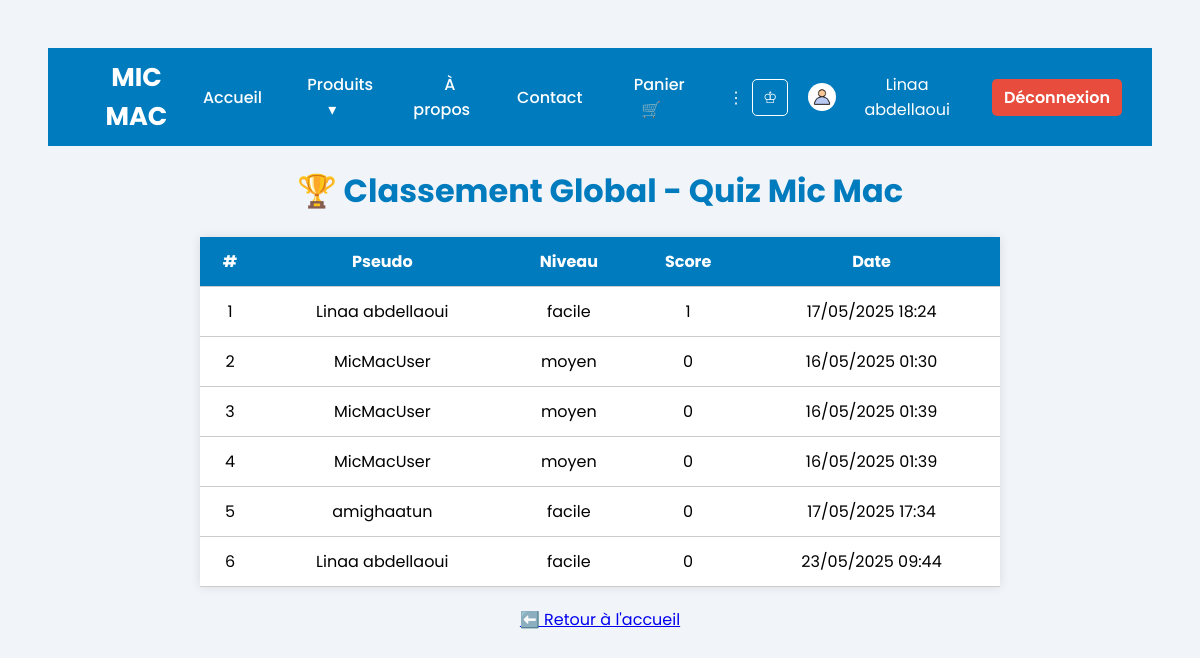
The app's page /classement.php (signed in) with its own data.
### tables this page shows
CREATE TABLE `scores` (
  `id` int(11) NOT NULL,
  `pseudo` varchar(100) NOT NULL,
  `score` int(11) NOT NULL,
  `niveau` enum('facile','moyen','expert') DEFAULT NULL,
  `date_joue` datetime DEFAULT current_timestamp()
);

### classement.php (the view, shortened to what this page needs)
<?php
require_once 'db/connexion.php';
require_once 'includes/header.php';
$stmt = $pdo->query("
    SELECT pseudo, niveau, score, date_joue
    FROM scores
    ORDER BY score DESC, date_joue ASC
    LIMIT 20
");
$classement = $stmt->fetchAll(PDO::FETCH_ASSOC);
?>
<!DOCTYPE html>
<html lang="fr">
<head>
</head>
<body>
  <h1>🏆 Classement Global - Quiz Mic Mac</h1>
  <table>
    <thead>
      <tr>
        <th>#</th>
        <th>Pseudo</th>
        <th>Niveau</th>
        <th>Score</th>
        <th>Date</th>
      </tr>
    </thead>
    <tbody>
      <?php foreach ($classement as $index => $entry): ?>
      <tr>
        <td><?= $index + 1 ?></td>
        <td><?= htmlspecialchars($entry['pseudo']) ?></td>
        <td><?= htmlspecialchars($entry['niveau']) ?></td>
        <td><?= $entry['score'] ?></td>
        <td><?= date('d/m/Y H:i', strtotime($entry['date_joue'])) ?></td>
      </tr>
      <?php endforeach; ?>
    </tbody>
  </table>
  <a href="quizaa.php">⬅️ Retour à l'accueil</a>
</body>
</html>

### classement.php (style rules this page uses)
body { font-family: 'Poppins', sans-serif; background-color: #f1f5f9; padding: 40px; text-align: center; }
h1 { color: #007BBD; }
table { margin: 20px auto; width: 90%; max-width: 800px; border-collapse: collapse; background: white; box-shadow: 0 0 10px rgba(0,0,0,0.1); }
th, td { padding: 12px; border-bottom: 1px solid #ccc; }
th { background-color: #007BBD; color: white; }

### records on screen
scores: pseudo "Linaa abdellaoui", niveau "facile", score "1", date_joue "17/05/2025 18:24"
scores: pseudo "MicMacUser", niveau "moyen", score "0", date_joue "16/05/2025 01:30"
scores: pseudo "MicMacUser", niveau "moyen", score "0", date_joue "16/05/2025 01:39"
scores: pseudo "MicMacUser", niveau "moyen", score "0", date_joue "16/05/2025 01:39"
scores: pseudo "amighaatun", niveau "facile", score "0", date_joue "17/05/2025 17:34"
scores: pseudo "Linaa abdellaoui", niveau "facile", score "0", date_joue "23/05/2025 09:44"

### other values on screen
$_SESSION['username'] "Linaa abdellaoui"
